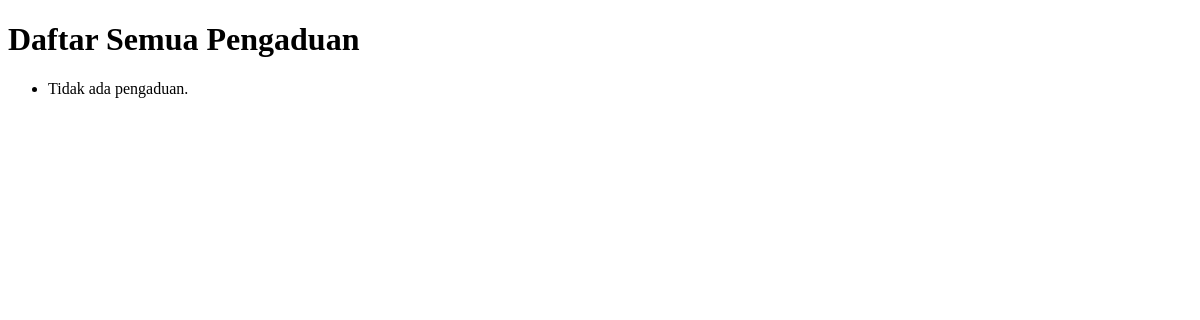
/warga/pengaduan/, run on an earlier commit of the app's database.
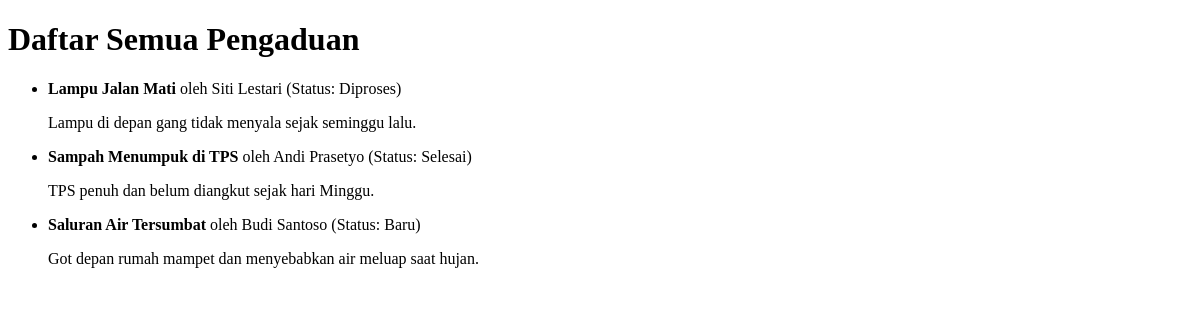
And on a later commit of the database.
### warga/models.py (models this page shows, shortened)
class Pengaduan(models.Model):
    STATUS_CHOICES = [
        ('BARU', 'Baru'),
        ('DIPROSES', 'Diproses'),
        ('SELESAI', 'Selesai'),
    ]
    judul = models.CharField(max_length=200)
    deskripsi = models.TextField()
    status = models.CharField(max_length=10, choices=STATUS_CHOICES, default='BARU')
    tanggal_lapor = models.DateTimeField(auto_now_add=True)
    pelapor = models.ForeignKey(Warga, on_delete=models.CASCADE, related_name='pengaduan')

class Warga(models.Model):
    nik = models.CharField(max_length=16, unique=True, verbose_name="Nomor Induk Kependudukan")
    nama_lengkap = models.CharField(max_length=100, verbose_name="Nama Lengkap")
    alamat = models.TextField(verbose_name="Alamat Tinggal")
    no_telepon = models.CharField(max_length=15, blank=True, verbose_name="Nomor Telepon")
    tanggal_registrasi = models.DateTimeField(auto_now_add=True)

### warga/views.py (the view)
# urls.py: path('pengaduan/', PengaduanListView.as_view(), name='pengaduan-list'),  # top-level
class PengaduanListView(ListView):
    model = Pengaduan
    template_name = 'warga/pengaduan_list.html'

### warga/templates/warga/pengaduan_list.html
<!DOCTYPE html>
<html>
<head><title>Daftar Pengaduan Warga</title></head>
<body>
  <h1>Daftar Semua Pengaduan</h1>
  <ul>
    {% for aduan in object_list %}
      <li>
        <strong>{{ aduan.judul }}</strong> oleh {{ aduan.pelapor.nama_lengkap }}
        (Status: {{ aduan.get_status_display }})
        <p>{{ aduan.deskripsi }}</p>
      </li>
    {% empty %}
      <li>Tidak ada pengaduan.</li>
    {% endfor %}
  </ul>
</body>
</html>

What changed in the data, as far as the page shows it:
added Pengaduan: judul "Lampu Jalan Mati", pelapor.nama_lengkap "Siti Lestari", status "Diproses", deskripsi "Lampu di depan gang tidak menyala sejak seminggu lalu."
added Pengaduan: judul "Sampah Menumpuk di TPS", pelapor.nama_lengkap "Andi Prasetyo", status "Selesai", deskripsi "TPS penuh dan belum diangkut sejak hari Minggu."
added Pengaduan: judul "Saluran Air Tersumbat", pelapor.nama_lengkap "Budi Santoso", status "Baru", deskripsi "Got depan rumah mampet dan menyebabkan air meluap saat hujan."
Also different on the page:
text no longer shown: "Tidak ada pengaduan."
